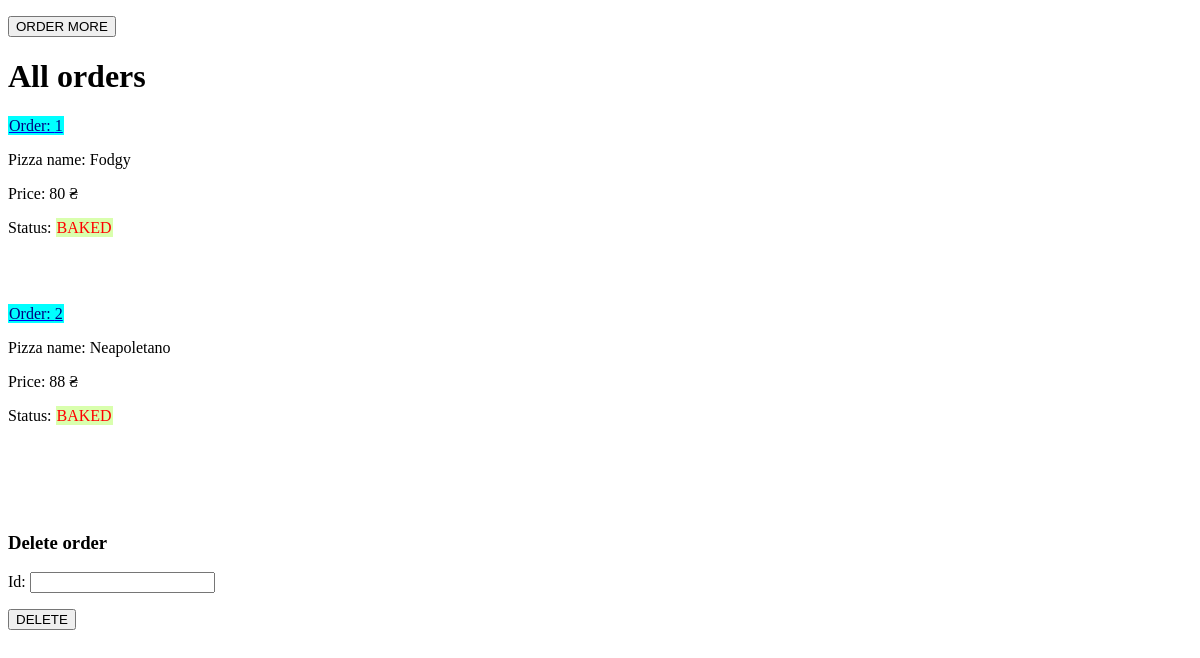
Screenshot of /show_orders (signed in) with the database file from the repository.
### tables this page shows
CREATE TABLE zakaz_table(
            id INTEGER PRIMARY KEY AUTOINCREMENT,
            pizza_name_zakaz TEXT NOT NULL,
            pizza_description TEXT NOT NULL,
            ingr_name_zakaz TEXT NOT NULL,
            price_zakaz TEXT NOT NULL,
            status_zakaz TEXT NOT NULL DEFAULT "BAKED"
            );

### app.py (the view)
@app.route("/show_orders")
def show_orders():
    orders = select_order(g.con)
    return render_template("show_orders.html", orders=orders)

### app.py (called while the page is built)
@app.before_request
def before_request():
    g.con = create_connection()

@app.teardown_request
def teardown_request(exception):
    close_connection(g.con)

### models.py (called while the page is built)
def create_connection():
    connection = sqlite3.connect("resurses/pizza_db.db")
    return connection

def close_connection(connection):
    connection.close()

def select_order(connection):
    cursor = connection.cursor()
    cursor.execute(
        """
        SELECT * FROM zakaz_table
        """
    )
    results = cursor.fetchall()
    dict_results = {}
    for _id, name, pizza_description, description, price, status in results:
        dict_results[_id]={
            "name": name,
            "pizza_description": pizza_description,
            "description": description,
            "price": price,
            "status": status
        }
    return dict_results

### templates/show_orders.html (shortened to what this page needs)
<!DOCTYPE html>
<html lang="en">
<head>
</head>
<body>
    <p><input type=button value="ORDER MORE" onClick='location.href="/"'></p>
    <h1>All orders</h1>
    {% for key, ord in orders.items() %}
    <p><a href="{{url_for('order', order_id=key)}}"><span class="colortext2"> Order: {{key}}</span></a></p>
    <p><a>Pizza name: {{ord.name}} </a></p>
    <p><a>Price: {{ord.price}} ₴</a></p>
        {% if ord.status == "BAKED" %}
        <p><a>Status: <span class="colortext"> {{ord.status}} </span> </a></p>
        {% else %}
        <p><a>Status: <span class="colortext1"> {{ord.status}} </span> </a></p>
        {% endif %}
    <br/><br/>
    {% endfor %}
    <br/><br/>
    {% if session.logged_in %}
    <h3>Delete order</h3>
    <form action={{url_for('delete_order')}} method=post>
        <p>Id: <input type=text name=order_id></p>
        <p><input type=submit value=DELETE></p>
    </form>
    {% endif %}
</body>
</html>

### templates/show_orders.html (style rules this page uses)
.colortext { background: #D9FFAD; color: red; padding: 1px; display: inline; }
.colortext2 { background: #00ffff; color: navy; padding: 1px; display: inline; }

### rows the page displays
zakaz_table: name "Fodgy", price "80", status "BAKED"
zakaz_table: name "Neapoletano", price "88", status "BAKED"

### other values shown
{{ key }} "1" "2"
